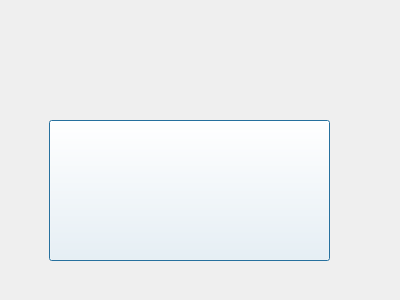
<?xml version="1.0" encoding="UTF-8"?>
<ui version="4.0">
 <class>PicturePage</class>
 <widget class="QDialog" name="PicturePage">
  <property name="geometry">
   <rect>
    <x>0</x>
    <y>0</y>
    <width>400</width>
    <height>300</height>
   </rect>
  </property>
  <property name="windowTitle">
   <string>Dialog</string>
  </property>
  <widget class="QPushButton" name="pushButton">
   <property name="geometry">
    <rect>
     <x>49</x>
     <y>120</y>
     <width>281</width>
     <height>141</height>
    </rect>
   </property>
   <property name="styleSheet">
    <string notr="true">background-color: rgba(255, 255, 255, 0);</string>
   </property>
   <property name="text">
    <string/>
   </property>
  </widget>
 </widget>
 <resources/>
 <connections/>
</ui>
